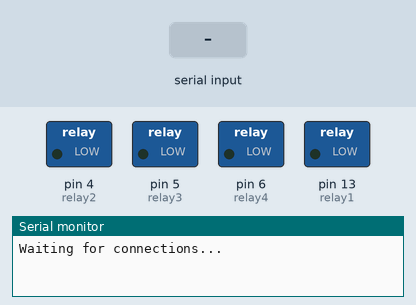
Recording of a sketch running on a simulated Arduino Uno, built with avr-gcc and run on an emulated ATmega328P. Shown: switched loads named in the sketch (green lamp = pin HIGH), the last lines printed to the serial monitor. The inputs (shaded band) are chosen by the test bench.

Above: at 1.2 s.
1.3 s: "A" received over the second serial link
At 2.0 s:
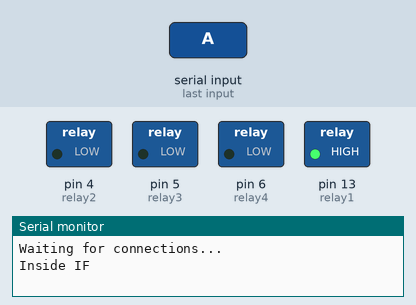
2.8 s: "B" received over the second serial link
At 3.1 s:
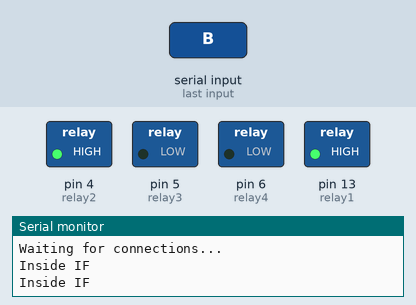
4.3 s: "A" received over the second serial link
At 5.5 s:
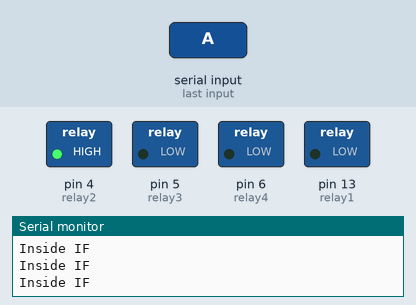
Timing chart, 0 to 7.3 s (numbered marks = the images above; inputs shaded):
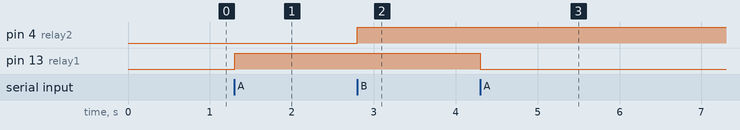

Measured:
- after the input at 1.3 s, pin 13 (relay1): LOW → HIGH at once
- after the input at 2.8 s, pin 4 (relay2): LOW → HIGH at once
- after the input at 4.3 s, pin 13 (relay1): HIGH → LOW at once

The sketch:

ArduinoCode.ino
```cpp
#include <SoftwareSerial.h>

SoftwareSerial SerialBLE(10, 11); // RX, TX

int relay1 = 13;
int relay2 = 4;
int relay3 = 5;
int relay4 = 6;
int pinState1 = LOW;
int pinState2 = LOW;

void setup()
{
  Serial.begin(9600);
  SerialBLE.begin(9600);
  pinMode(relay1,OUTPUT);
  pinMode(relay2,OUTPUT);
  pinMode(relay3,OUTPUT);
  pinMode(relay4,OUTPUT);

  Serial.println("Waiting for connections...");
}

void loop()
{
   if(SerialBLE.available() > 0){
    char data = SerialBLE.read();
    Serial.println("Inside IF");
    if(data == 'A'){
      pinState1 = pinState1?LOW:HIGH;
      digitalWrite(relay1, pinState1);
    }
    if(data == 'B'){
      pinState2 = pinState2?LOW:HIGH;
      digitalWrite(relay2, pinState2);
    }
   }
}
```
